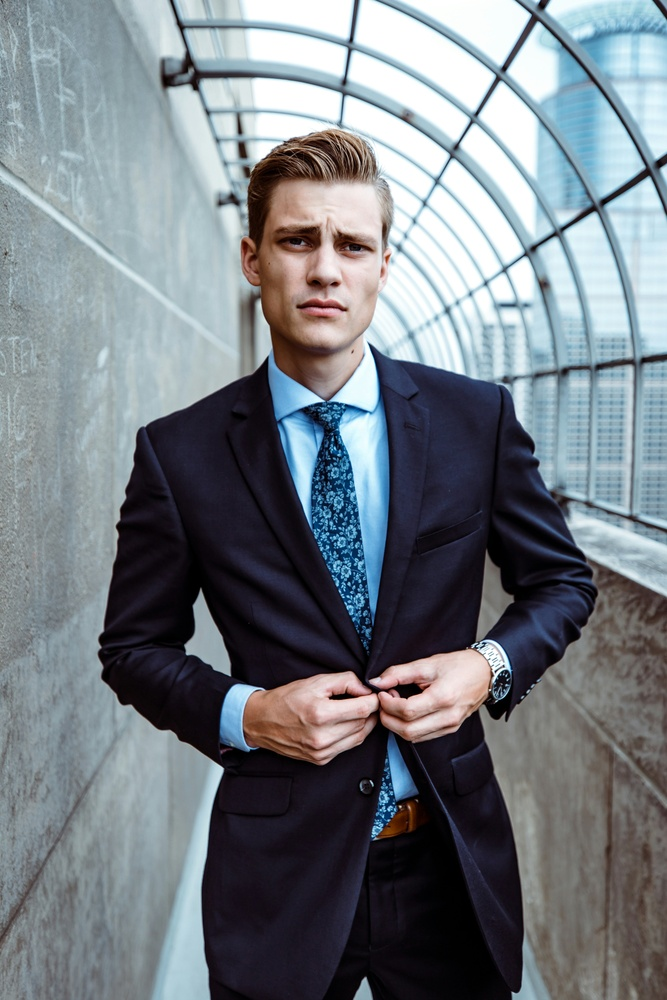
#> input picture test_images/gregory-hayes-h5cd51KXmRQ-unsplash.jpg, 667 x 1000 px, shrunk from 3648 x 5472 before the run; its folder holds only this picture in this run
$ python test_detection.py
#> lines starting #> are read from the running program, lines starting #| are printed output that depends on the picture; after the words box and inside, x2 and y2 are one past the last pixel; in counts of white or black regions, pixels touching at a corner belong together
### face_detector.py
## Face Detection Module for AnonVision

import cv2
import os
import urllib.request

class FaceDetector:
    """Handles face detection using Haar Cascade classifier"""

    def __init__(self):
        """Initialize the face detector with Haar Cascade classifier"""
        # Ensure we have the Haar Cascade file
        cascade_path = self._get_cascade_path()

        # Load the cascade classifier
        self.face_cascade = cv2.CascadeClassifier(cascade_path)

        if self.face_cascade.empty():
            raise IOError("Could not load Haar Cascade classifier")

        print("Face detector initialized successfully")

    def _get_cascade_path(self):
        """Get or download Haar Cascade file"""
        # Create data directory if needed
        os.makedirs('data', exist_ok=True)

        cascade_path = os.path.join('data', 'haarcascade_frontalface_default.xml')

        # If file doesn't exist, download it
        if not os.path.exists(cascade_path):
            print("Haar Cascade file not found. Downloading...")
            self._download_cascade(cascade_path)

        return cascade_path

    # [11 lines left out: function _download_cascade, not called in this run]

    def detect_faces(self, image_path):
        """
        Detect faces in an image

        Args:
            image_path (str): Path to the image file

        Returns:
            tuple: (image, faces) where faces is a list of (x, y, w, h) tuples
        """
        # Read the image
        image = cv2.imread(image_path)

        if image is None:
            raise ValueError(f"Could not read image: {image_path}")

        # Convert to grayscale for detection
        gray = cv2.cvtColor(image, cv2.COLOR_BGR2GRAY)

        # Detect faces
        faces = self.face_cascade.detectMultiScale(
            gray,
            scaleFactor=1.1,
            minNeighbors=5,
            minSize=(30, 30)
        )

        print(f"Detected {len(faces)} face(s) in {os.path.basename(image_path)}")

        return image, faces

    def draw_detection_boxes(self, image, faces, color=(0, 255, 0), thickness=2, show_label=True):
        """
           Draw rectangles around detected faces with optional labels

         Args:
         image: The image array (numpy array from OpenCV)
         faces: List of (x, y, w, h) tuples
         color: BGR color tuple (default: green)
         thickness: Line thickness in pixels
         show_label: Whether to show face number labels

         Returns:
                 image: Image with detection boxes drawn
        """
        image_copy = image.copy()

        for i, (x, y, w, h) in enumerate(faces):
           # Draw rectangle
          cv2.rectangle(image_copy, (x, y), (x+w, y+h), color, thickness)

        # Draw label if requested
        if show_label:
            label = f"Face {i+1}"

            # Calculate label position
            label_y = y - 10 if y - 10 > 10 else y + h + 20

            # Draw label background
            (label_width, label_height), baseline = cv2.getTextSize(
                label, cv2.FONT_HERSHEY_SIMPLEX, 0.5, 1
            )
            cv2.rectangle(
                image_copy,
                (x, label_y - label_height - baseline),
                (x + label_width, label_y),
                color,
                -1  # Filled rectangle
            )

            # Draw label text
            cv2.putText(
                image_copy,
                label,
                (x, label_y - baseline),
                cv2.FONT_HERSHEY_SIMPLEX,
                0.5,
                (255, 255, 255),  # White text
                1
            )

        return image_copy


# [5 lines that do not run on import are left out]

### test_detection.py
"""
Test script for face detection
Tests the face detector on sample images
"""

import cv2
import os
from face_detector import FaceDetector


def setup_test_environment():
    """Set up test images directory if needed"""
    test_dir = 'test_images'

    if not os.path.exists(test_dir):
        os.makedirs(test_dir)
        print(f"Created {test_dir}/ directory")
        print("Please add test images (JPG/PNG) to this folder and run again")
        return False

    # Create output directory
    os.makedirs('output', exist_ok=True)

    return True


def test_face_detection():
    """Test face detection on sample images"""

    print("=" * 50)
    print("AnonVision - Face Detection Test")
    print("=" * 50)

    # Set up environment
    if not setup_test_environment():
        return

    # Initialize detector
    try:
        detector = FaceDetector()
    except Exception as e:
        print(f"Error initializing detector: {e}")
        return

    # Get all test images
    test_image_dir = 'test_images'
    image_files = [f for f in os.listdir(test_image_dir)
                   if f.lower().endswith(('.jpg', '.jpeg', '.png', '.bmp'))]

    if not image_files:
        print("\nNo image files found in test_images/ folder")
        print("Please add some test images (JPG/PNG) and run again")
        return

    print(f"\nFound {len(image_files)} test image(s)\n")

    # Test each image
    total_faces = 0

    for image_file in image_files:
        image_path = os.path.join(test_image_dir, image_file)

        try:
            # Detect faces
            image, faces = detector.detect_faces(image_path)
#> in detect_faces, image is the input picture: shape (1000, 667, 3); mean B, G, R 131.6, 125.2, 117.9
#> in detect_faces, `gray = cv2.cvtColor(image, cv2.COLOR_BGR2GRAY)`:
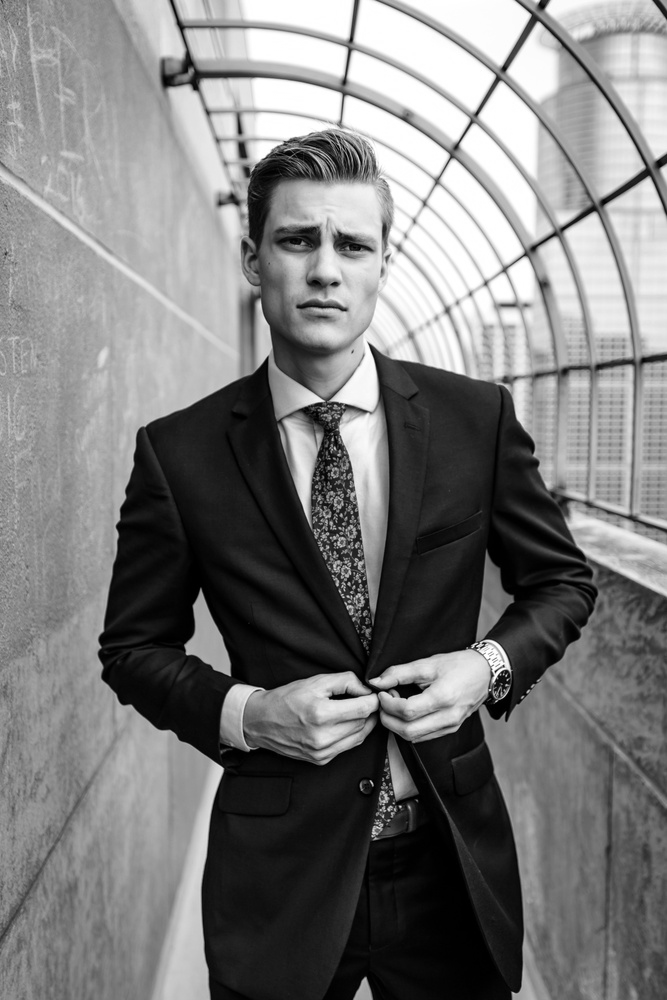
#> gray: shape (1000, 667); min 0, max 255, mean 123.7
#> in detect_faces, `faces = self.face_cascade.detectMultiScale( gray, scaleFactor=1.1, min..`: faces = [[228, 87, 67, 67], [273, 366, 131, 131], [237, 176, 176, 176]]
#| Detected 3 face(s) in gregory-hayes-h5cd51KXmRQ-unsplash.jpg
            total_faces += len(faces)
#> total_faces = 3

            # Draw detection boxes
            image_with_boxes = detector.draw_detection_boxes(image, faces)
#> the loop in draw_detection_boxes, `for i, (x, y, w, h) in enumerate(faces):` made 3 passes
#> after the loop in draw_detection_boxes, `for i, (x, y, w, h) in enumerate(faces):`:
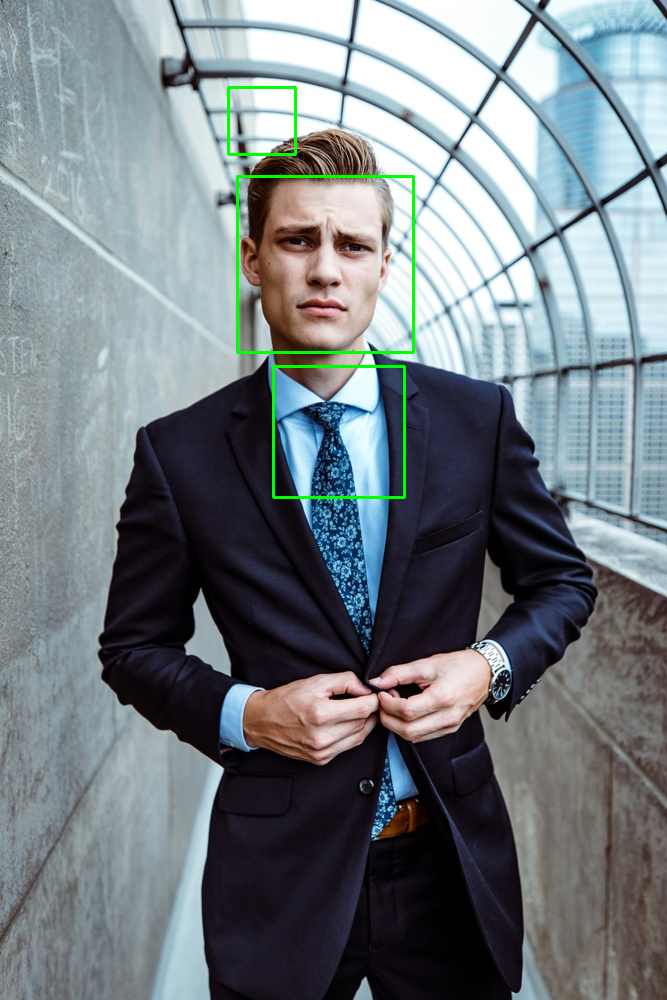
#> image_copy: shape (1000, 667, 3); 0.67% of pixels changed, all inside (x1, y1, x2, y2) = (227, 86, 415, 499)
#> in draw_detection_boxes, `label = f"Face {i+1}"`: label = 'Face 3'
#> in draw_detection_boxes, `label_y = y - 10 if y - 10 > 10 else y + h + 20`: label_y = 166
#> in draw_detection_boxes, `(label_width, label_height), baseline = cv2.getTextSize( label, cv2.FO..`: label_width = 56; label_height = 12; baseline = 5
#> in draw_detection_boxes, `cv2.rectangle( image_copy, (x, label_y - label_height - baseline), (x ..`:
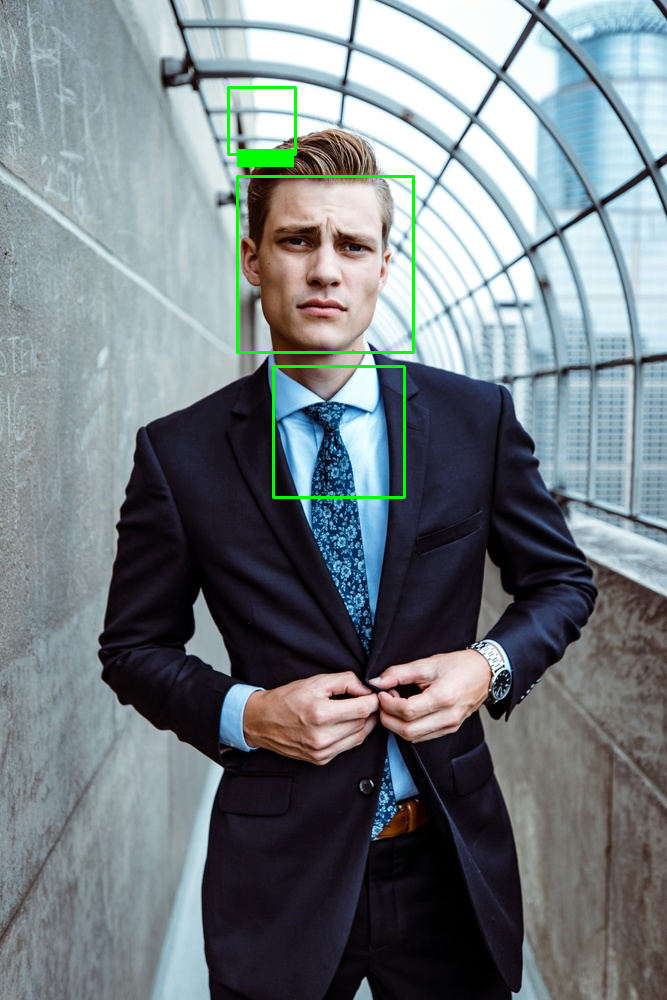
#> image_copy: shape (1000, 667, 3); 0.13% of pixels changed, all inside (x1, y1, x2, y2) = (237, 149, 294, 167)
#> in draw_detection_boxes, `cv2.putText( image_copy, label, (x, label_y - baseline), cv2.FONT_HERS..`: image_copy: shape (1000, 667, 3); 0.02% of pixels changed, all inside (x1, y1, x2, y2) = (239, 151, 291, 162)

            # Save output
            output_path = os.path.join('output', f"detected_{image_file}")
            cv2.imwrite(output_path, image_with_boxes)
            print(f"  ✓ Saved result: {output_path}")

        except Exception as e:
            print(f"  ✗ Error processing {image_file}: {e}")

    print("\n" + "=" * 50)
    print(f"Test Complete! Total faces detected: {total_faces}")
#| Test Complete! Total faces detected: 3
    print("=" * 50)
    print("\nCheck the 'output/' folder to see detection results")


if __name__ == "__main__":
    test_face_detection()

$ run again, on test_images/nicholas-green-nPz8akkUmDI-unsplash.jpg
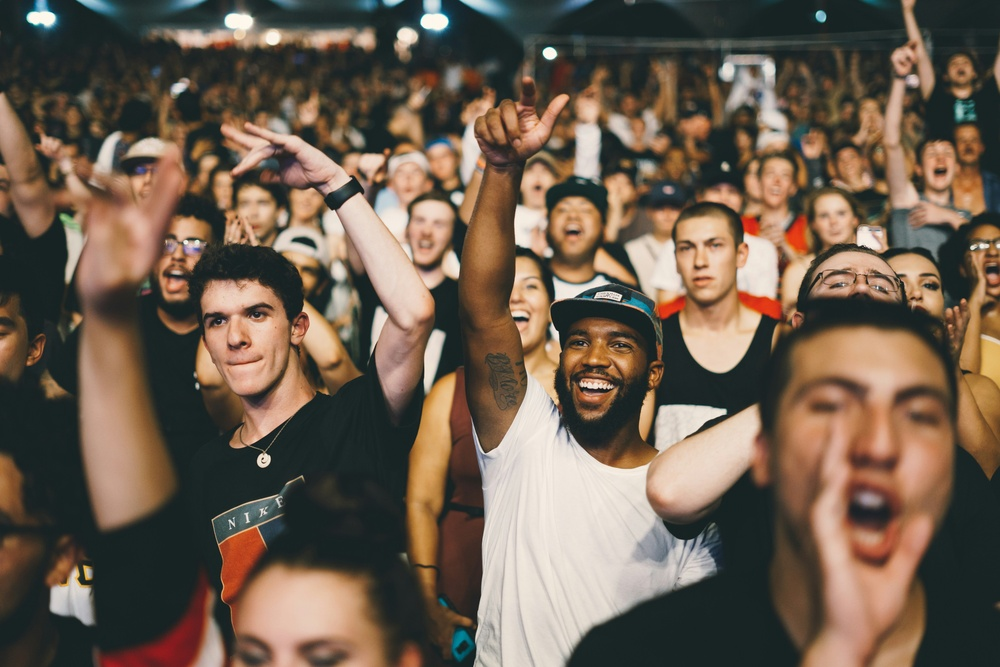
#> input picture test_images/nicholas-green-nPz8akkUmDI-unsplash.jpg, 1000 x 667 px, shrunk from 6000 x 4000 before the run
#> in detect_faces, image is the input picture: shape (667, 1000, 3); mean B, G, R 79.4, 94.4, 110.4
#> in detect_faces, `faces = self.face_cascade.detectMultiScale( gray, scaleFactor=1.1, min..`: faces = [[229, 184, 51, 51], [808, 195, 51, 51], [755, 157, 46, 46], [401, 201, 56, 56], [160, 219, 51, 51], [543, 189, 62, 62], [664, 217, 75, 75], [547, 305, 98, 98], [185, 276, 107, 107], [768, 322, 213, 213]]
#| Detected 10 face(s) in nicholas-green-nPz8akkUmDI-unsplash.jpg
#> total_faces = 10
#> the loop in draw_detection_boxes, `for i, (x, y, w, h) in enumerate(faces):` made 10 passes
#> after the loop in draw_detection_boxes, `for i, (x, y, w, h) in enumerate(faces):`:
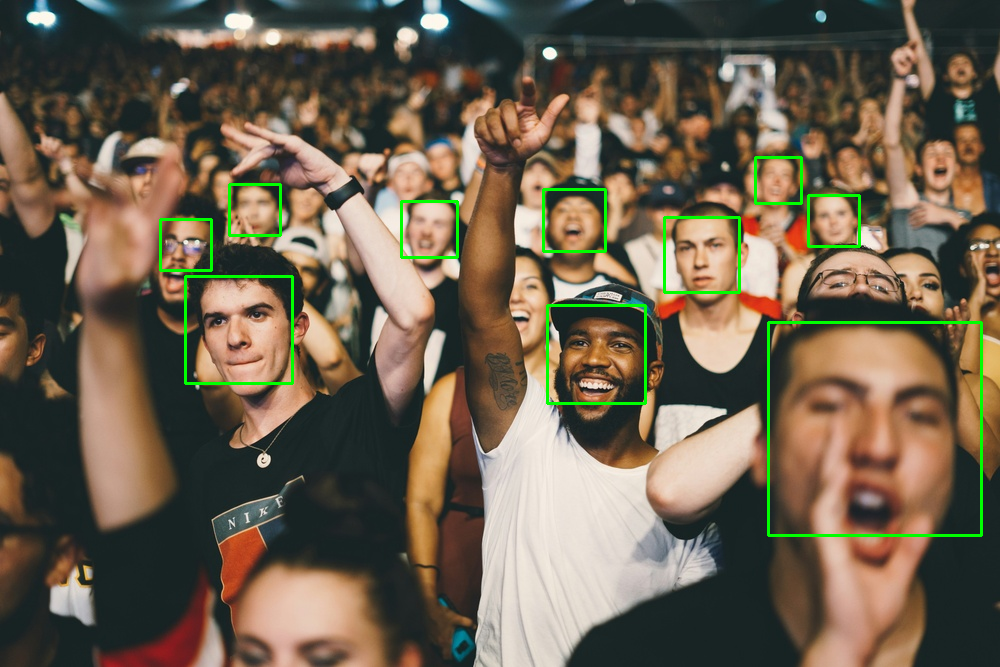
#> image_copy: shape (667, 1000, 3); 1.45% of pixels changed, all inside (x1, y1, x2, y2) = (159, 156, 983, 537)
#> label = 'Face 10'
#> label_y = 312
#> label_width = 66; label_height = 12; baseline = 5
#> in draw_detection_boxes, `cv2.rectangle( image_copy, (x, label_y - label_height - baseline), (x ..`:
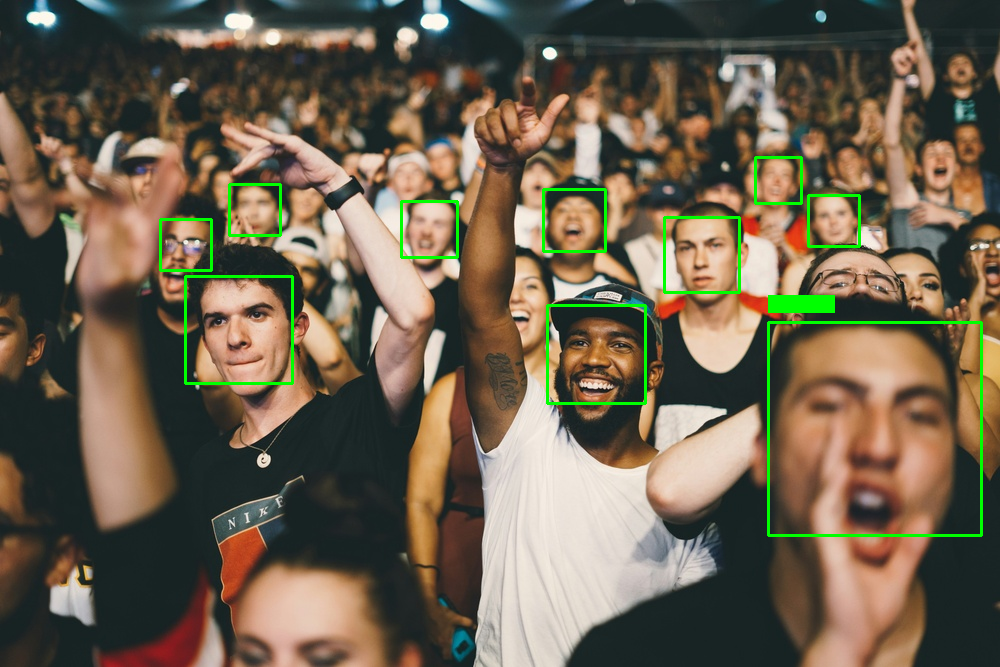
#> image_copy: shape (667, 1000, 3); 0.18% of pixels changed, all inside (x1, y1, x2, y2) = (768, 295, 835, 313)
#| Test Complete! Total faces detected: 10

$ run again, on test_images/omar-lopez-1qfy-jDc_jo-unsplash.jpg
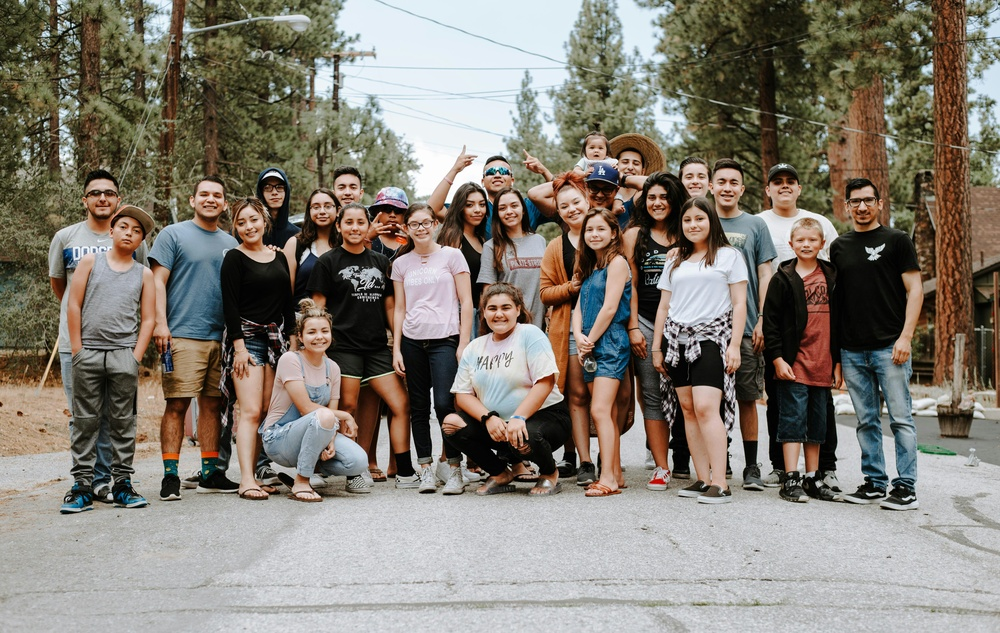
#> input picture test_images/omar-lopez-1qfy-jDc_jo-unsplash.jpg, 1000 x 633 px, shrunk from 5184 x 3284 before the run
#> in detect_faces, image is the input picture: shape (633, 1000, 3); mean B, G, R 116.3, 126.2, 132.5
#> in detect_faces, `faces = self.face_cascade.detectMultiScale( gray, scaleFactor=1.1, min..`: faces = 19 rows, first 6: [614, 149, 34, 34], [677, 162, 36, 36], [707, 165, 42, 42], [329, 172, 38, 38], [85, 179, 36, 36], [192, 180, 37, 37]
#| Detected 19 face(s) in omar-lopez-1qfy-jDc_jo-unsplash.jpg
#> total_faces = 19
#> the loop in draw_detection_boxes, `for i, (x, y, w, h) in enumerate(faces):` made 19 passes
#> after the loop in draw_detection_boxes, `for i, (x, y, w, h) in enumerate(faces):`:
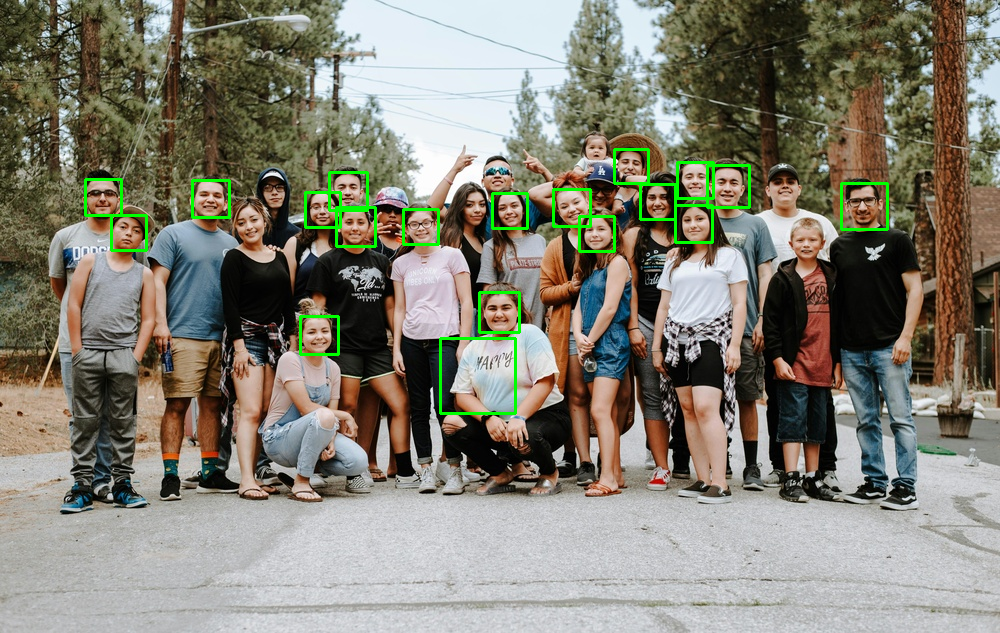
#> image_copy: shape (633, 1000, 3); 1.36% of pixels changed, all inside (x1, y1, x2, y2) = (84, 148, 889, 415)
#> label = 'Face 19'
#> label_y = 328
#> label_width = 66; label_height = 12; baseline = 5
#> in draw_detection_boxes, `cv2.rectangle( image_copy, (x, label_y - label_height - baseline), (x ..`:
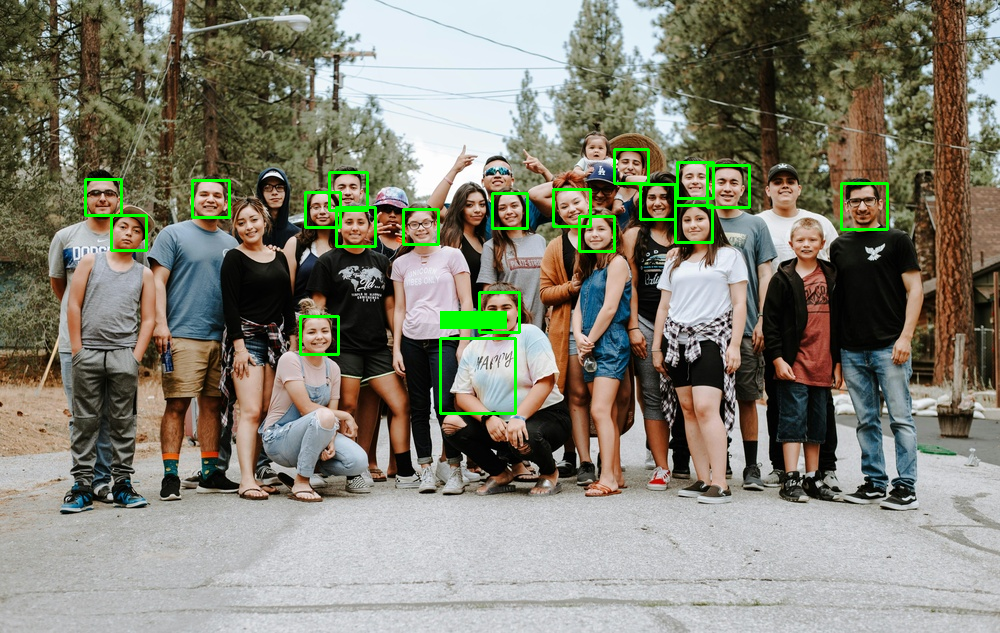
#> image_copy: shape (633, 1000, 3); 0.18% of pixels changed, all inside (x1, y1, x2, y2) = (440, 311, 507, 329)
#| Test Complete! Total faces detected: 19
